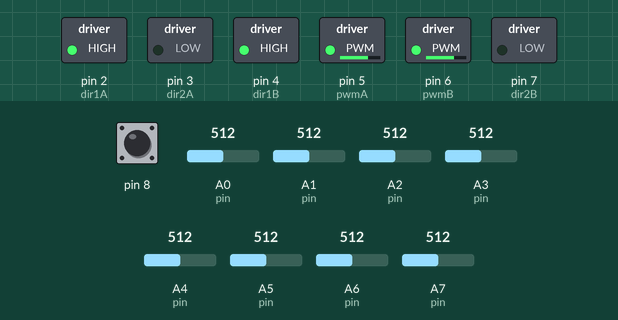
Recording of a sketch running on a simulated Arduino Nano, built with avr-gcc and run on an emulated ATmega328P. Parts: switched loads named in the sketch (green lamp = pin HIGH). The test bench sets the inputs (shaded band); at power-on: A0 (pin) = 512, A1 (pin) = 512, A2 (pin) = 512, A3 (pin) = 512, A6 (pin) = 512, pin 8 HIGH, A4 (pin) = 512, A5 (pin) = 512, A7 (pin) = 512.

Above: at 1.3 s.
1.4 s: A0 (pin) set to 40
At 1.7 s:
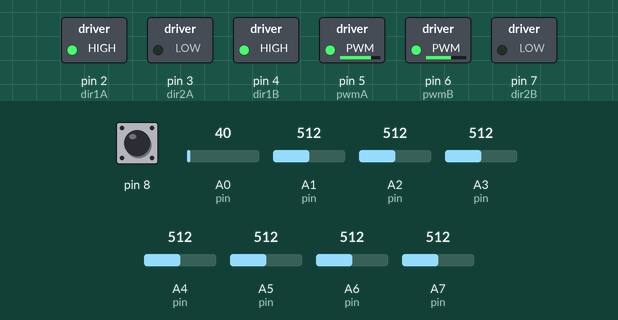
2.9 s: A0 (pin) set to 306
At 3.07 s:
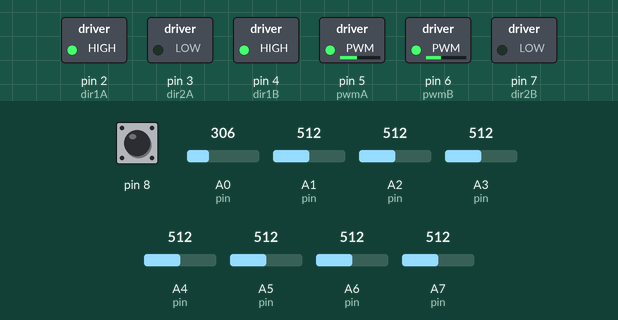
4.7 s: A1 (pin) set to 306
At 5.3 s:
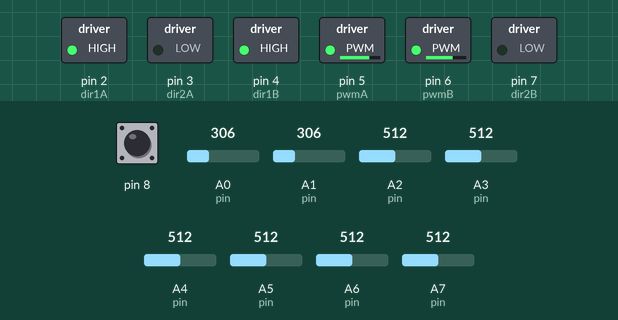
6.2 s: A2 (pin) set to 306
At 6.5 s:
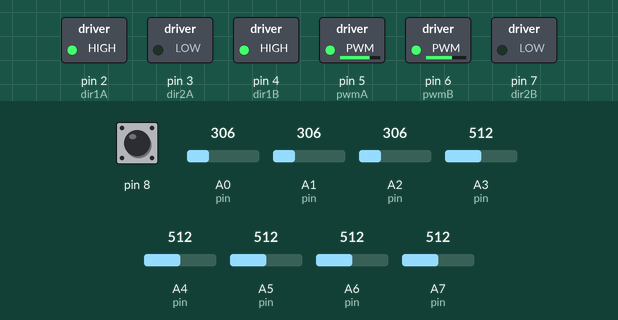
7.7 s: A3 (pin) set to 306
At 8.8 s:
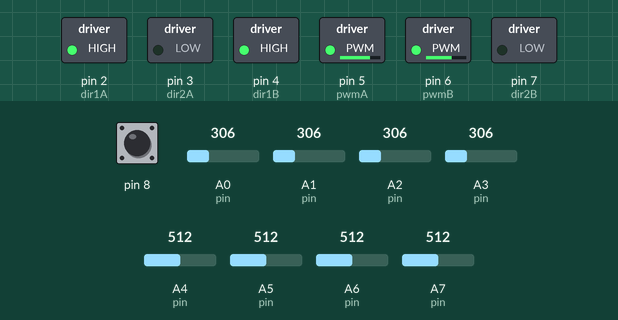
9.2 s: A6 (pin) set to 190
At 9.9 s:
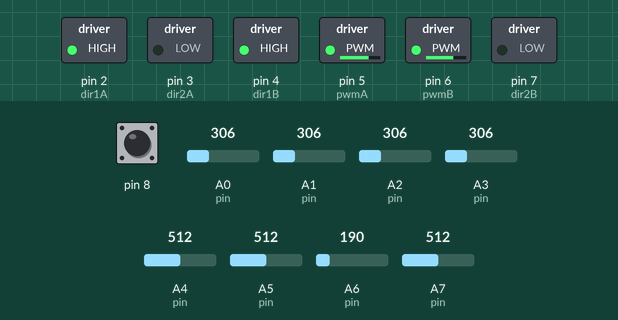
Timing chart, 0 to 11.7 s (numbered marks = the images above; inputs shaded):
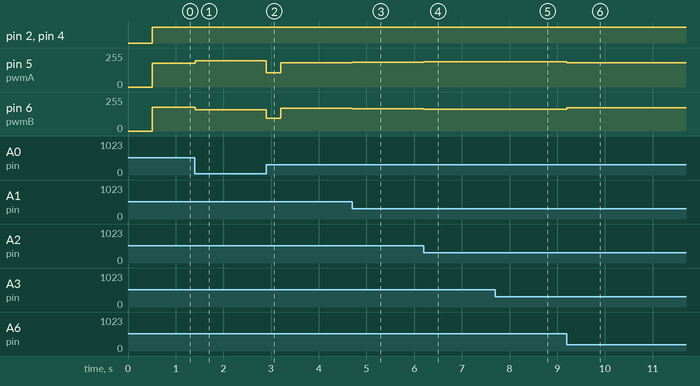

Measured:
- after the input at 1.4 s, pin 5 (pwmA): 178/255 → 196/255 at once; pin 6 (pwmB): 178/255 → 158/255 at once
- after the input at 2.9 s, pin 5 (pwmA): 196/255 → 107/255 at once, → 183/255 0.30 s later; pin 6 (pwmB): 158/255 → 94/255 at once, → 170/255 0.30 s later
- after the input at 4.7 s, pin 5 (pwmA): 183/255 → 186/255 at once; pin 6 (pwmB): 170/255 → 168/255 at once
- after the input at 6.2 s, pin 5 (pwmA): 186/255 → 188/255 at once; pin 6 (pwmB): 168/255 → 165/255 at once
- after the input at 7.7 s, pin 5 (pwmA): 188/255 → 191/255 at once; pin 6 (pwmB): 165/255 → 163/255 at once
- after the input at 9.2 s, pin 5 (pwmA): 191/255 → 181/255 at once; pin 6 (pwmB): 163/255 → 173/255 at once

The sketch:

TestLine.ino
```cpp
#include <Adafruit_MCP3008.h>
Adafruit_MCP3008 NEW;

//define pin motorA
#define dir1A 2
#define dir2A 3
#define pwmA 5

//define pin motorB
#define dir1B 4
#define dir2B 7
#define pwmB 6
#define numsensor 8
int pin[numsensor] = {A0, A1, A2, A3, A4, A5, A6, A7};
int MAX[numsensor] = { 400,400,400,400,400,400,400,400 };  //เอาค่า max มาลบ 100 เช่น 982-100 = 882
int MIN[numsensor] = { 100,100,100,100,100,100,100,100 };
unsigned long F[numsensor];
int last_value = 0;

float leftmotor, rightmotor, position, lasterror, powermotor, error;

void setup() {
  Serial.begin(9600);
  pinMode(dir1A, OUTPUT);
  pinMode(dir2A, OUTPUT);
  pinMode(pwmA, OUTPUT);
  pinMode(dir1B, OUTPUT);
  pinMode(dir2B, OUTPUT);
  pinMode(pwmB, OUTPUT);
  // (sck, mosi, miso, cs);
  //^ begin(cl, mo, mi, ce);
  // NEW.begin(A0, A2, A1, A3);

  // view();
  // viewReadLine();
  // while (true) {
  //   Read();
  // }


  //waitSW part1
  while (digitalRead(8) == 0)
    ;

  //waitSW part2
  // while(true){
  //   if(digitalRead(8) == 1){
  //     break;
  //   }
  // }

  delay(500);
  tl(70,0.015, 0.17);
  ttime(40,0.015, 0.17,300);
  tl(70,0.015, 0.17);
  ttime(40,0.015, 0.17,300);
  tr(70,0.015, 0.17);
  ttime(40,0.015, 0.17,300);
  tl(70,0.015, 0.17);
  tr(70,0.015, 0.17);
  ttime(40,0.015, 0.17,1500);
  // tr(80,0.015, 0.17);

  // to(80,0.015, 0.17);
  // DodgeL();
  motor(0, 0);
}

void loop() {
  Serial.println(digitalRead(8));
}

void view() {
  while (true) {
    for (int i = 0; i < numsensor; i++) {
      Serial.print(analogRead(i));
      Serial.print(",\t");
    }
    Serial.println("");
  }
}

void motor(int speedL, int speedR) {
  speedL = (speedL * 255) / 100;
  speedR = (speedR * 255) / 100;

  //motor Left speed
  if (speedL == 0) {
    digitalWrite(dir1A, HIGH);
    digitalWrite(dir2A, HIGH);
    analogWrite(pwmA, 0);
  } else if (speedL > 0) {
    digitalWrite(dir1A, HIGH);
    digitalWrite(dir2A, LOW);
    analogWrite(pwmA, speedL);  //50 = 50
  } else {
    digitalWrite(dir1A, LOW);
    digitalWrite(dir2A, HIGH);
    analogWrite(pwmA, -speedL);  //-(-50) = 50
  }

  //motor Right speed
  if (speedR == 0) {
    digitalWrite(dir1B, HIGH);
    digitalWrite(dir2B, HIGH);
    analogWrite(pwmB, 0);
  } else if (speedR > 0) {
    digitalWrite(dir1B, HIGH);
    digitalWrite(dir2B, LOW);
    analogWrite(pwmB, speedR);  //50 = 50
  } else {
    digitalWrite(dir1B, LOW);
    digitalWrite(dir2B, HIGH);
    analogWrite(pwmB, -speedR);  //-(-50) = 50
  }
}

void Read() {
  // int x = 0;
  // int count = 0;
  // for (int i = numsensor - 1; i > -1; i--) {
  //   x = map(NEW.readADC(i), MIN[i], MAX[i], 1000, 0);
  //   if (x > 1000) x = 1000;
  //   if (x < 0) x = 0;
  //   F[count] = x;
  //   count++;
  // }
  int x = 0;
  for (int i = 0; i < numsensor; i++) {
    x = map(analogRead(i), MIN[i], MAX[i], 0, 1000);
    if (x > 1000) x = 1000;
    if (x < 0) x = 0;
    F[i] = x;
  }
}

int ReadLine() {
  unsigned long avg = 0, sum = 0;
  int online = 0;
  Read();
  for (int i = 0; i < numsensor; i++) {
    if (F[i] > 200) {
      online = 1;
    }
    if (F[i] > 50) {
      avg = avg + (F[i] * (i * 1000));
      sum = sum + F[i];
    }
  }
  if (online == 0) {
    if (last_value > (numsensor - 1) * 1000 / 2) {
      return (numsensor - 1) * 1000;
    } else {
      return 0;
    }
  } else {
    last_value = avg / sum;
  }
  return last_value;
}

void viewReadLine() {
  while (true) {
    for (int i = 0; i < numsensor; i++) {
      Serial.print(F[i]);
      Serial.print(",\t");
    }
    Serial.println(ReadLine());
  }
}

//Kp แกะเส้น
//Kd

void tn(float Speed, float Kp, float Kd) {
  position = ReadLine();
  error = position - 3500;
  powermotor = (Kp * error) + (Kd * (error - lasterror));
  lasterror = error;
  leftmotor = Speed + powermotor;
  rightmotor = Speed - powermotor;
  if (leftmotor > 100) leftmotor = 100;
  if (leftmotor < -100) leftmotor = -100;
  if (rightmotor > 100) rightmotor = 100;
  if (rightmotor < -100) rightmotor = -100;
  motor(leftmotor, rightmotor);
}

void to(int BaseSpeed, float kp, float kd)
{
  while (digitalRead(11))
  {
    tn(BaseSpeed, kp, kd);
  }
}

void DodgeL()
{
  motor(0, 0);
  delay(100);

  motor(-50, 50); // SpinR
  delay(80);

  motor(80, 40); // Run back to line
  delay(300);

  ReadLine();
  unsigned long Last_time = millis();
  while (F[7] < 400)
  {
    ReadLine();
    motor(90, 40);
  }
}

void ttime(float speed, float kp, float kd, long timer) {
  unsigned long last_time = millis();
  while (millis() - last_time <= timer) {
    tn(speed, kp, kd);
  }
}

//line 45 degree celles
void trr(float speed, float kp, float kd) {
  ReadLine();
  while (F[7] > 200) {
    tn(speed, kp, kd);
  }
  ReadLine();
  while (F[4] < 400 or F[7] < 400) {
    tn(speed, kp, kd);
  }
}

void tll(float speed, float kp, float kd) {
  ReadLine();
  while (F[0] > 200) {
    tn(speed, kp, kd);
  }
  ReadLine();
  while (F[0] < 400 or F[3] < 400) {
    tn(speed, kp, kd);
  }
}

void tr(float speed, float kp, float kd) {
  ReadLine();
  while (F[7] > 200) {
    tn(speed, kp, kd);
  }
  ReadLine();
  while (F[7] < 400) {
    tn(speed, kp, kd);
  }
}

void tl(float speed, float kp, float kd) {
  ReadLine();
  while (F[0] > 200) {
    tn(speed, kp, kd);
  }
  ReadLine();
  while (F[0] < 400) {
    tn(speed, kp, kd);
  }
}

void t(float speed, float kp, float kd) {
  ReadLine();
  while (F[0] > 200 or F[7] > 200) {
    tn(speed, kp, kd);
  }
  ReadLine();
  while (F[0] < 400 or F[7] < 400) {
    tn(speed, kp, kd);
  }
}

void move(int speedL, int speedR, int Timer) {
  motor(speedL, speedR);
  delay(Timer);
}

void l() {
  move(-50, 50, 0);
  ReadLine();
  while (F[0] > 200) {
    ReadLine();
  }
  ReadLine();
  while (F[0] < 400) {
    ReadLine();
  }
}

void r() {
  move(50, -50, 0);
  ReadLine();
  while (F[7] > 200) {
    ReadLine();
  }
  ReadLine();
  while (F[7] < 400) {
    ReadLine();
  }
}
```
